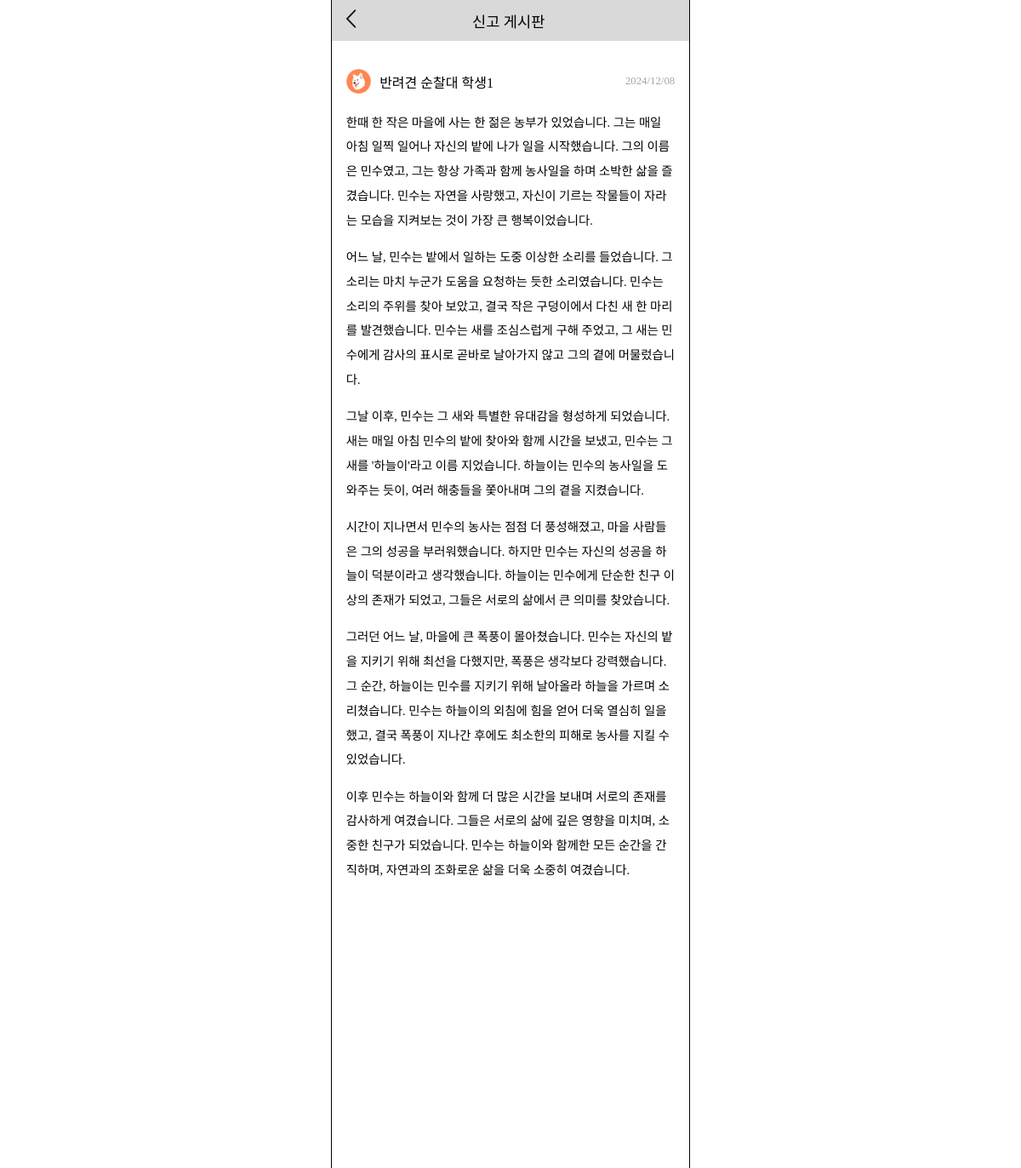
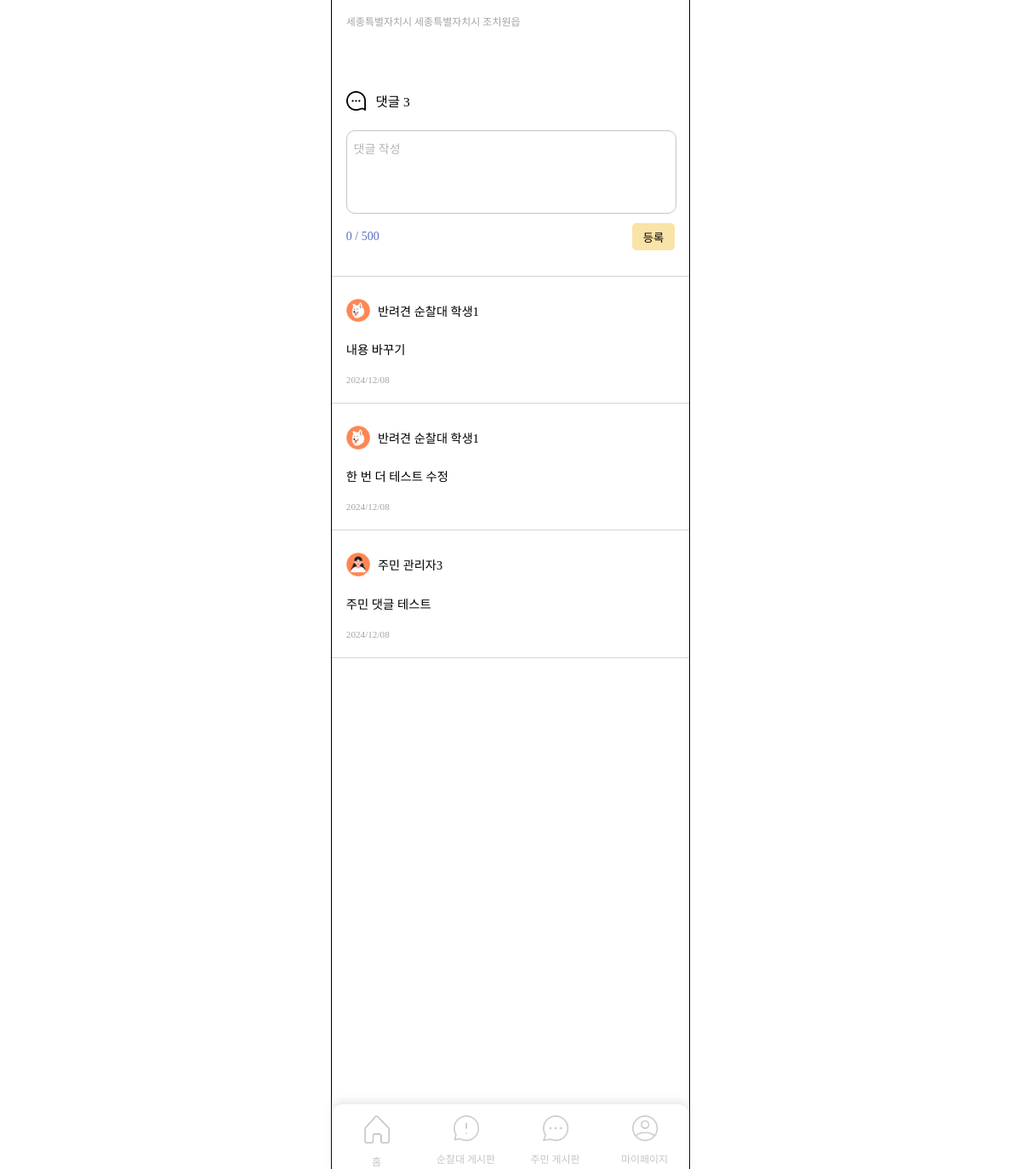
Screenshot of /boards/petrol-board-detail/21/ with the database file from the repository (2 pictures, top to bottom).
### boards/models.py (models this page shows)
class Board(models.Model):
    user = models.ForeignKey(settings.AUTH_USER_MODEL, on_delete=models.CASCADE)
    region_sido = models.CharField(null=False, max_length=30, blank=False)
    region_sigungu = models.CharField(null=False, max_length=30, blank=False)
    region_dong = models.CharField(null=False, max_length=30, blank=False)
    created_at = models.DateTimeField(auto_now_add=True)
    image_path = models.ImageField(upload_to='boards/', null=True, blank=True)
    content = models.TextField(null=False, blank=False)
    board_type = models.ForeignKey(BoardType, on_delete=models.CASCADE, null=False, blank=False)

class Comment(models.Model):
    board = models.ForeignKey(Board, on_delete=models.CASCADE)
    user = models.ForeignKey(settings.AUTH_USER_MODEL, on_delete=models.CASCADE)
    content = models.TextField(null=False, blank=False)
    created_at = models.DateTimeField(auto_now_add=True)

### accounts/models.py (models this page shows, shortened)
class Member(AbstractBaseUser):
    user_id = models.CharField(primary_key=True, max_length=15, null=False, blank=False, unique=True)
    email = models.EmailField(max_length=100, null=False, blank=False, unique=True)
    nickname = models.CharField(null=False, max_length=8, blank=False)
    region_sido = models.CharField(null=False, max_length=30, blank=False)
    region_sigungu = models.CharField(null=False, max_length=30, blank=False)
    region_dong = models.CharField(null=False, max_length=30, blank=False)
    member_type = models.ForeignKey(MemberType, on_delete=models.CASCADE, null=False, blank=False)
    is_active = models.BooleanField(default=True)
    is_admin = models.BooleanField(default=False)
    objects = UserManager()
    USERNAME_FIELD = 'user_id'
    REQUIRED_FIELDS = ['email', 'nickname', 'region_sido', 'region_sigungu', 'region_dong', 'member_type']

class MemberType(models.Model):
    type_name = models.CharField(max_length=10)
    def __str__(self):
        return self.type_name

### boards/views.py (the view)
# urls.py: path('petrol-board-detail/<int:id>/', views.petrol_board_detail, name='petrol_board_detail'),
def petrol_board_detail(request, id):
    board = Board.objects.get(id=id)
    if request.method == 'POST':
        form = CommentForm(request.POST)
        if form.is_valid():
            comment = form.save(commit=False)
            comment.board = board
            comment.user = request.user
            comment.save()
            return redirect('boards:petrol_board_detail', id=id)
    else:
        form = CommentForm()
    location = BoardLocation.objects.get(board=board)
    comments = Comment.objects.filter(board=board)
    context = {
        'board': board,
        'location': location,
        'comments': comments,
        'comment_count': comments.count(),
    }
    return render(request, 'boards/petrol_board_detail.html', context)

### templates/boards/petrol_board_detail.html (shortened to what this page needs)
<!DOCTYPE html>
{% load static %}
<html lang="ko">
<head>
    <link rel="stylesheet" href="{% static 'css/petrol_board_detail.css' %}">
    <link rel="stylesheet" href="{% static 'css/menubar.css' %}">
    <link rel="stylesheet" as="style" crossorigin href="https://cdn.jsdelivr.net/gh/ungveloper/web-fonts/SCoreDream/font-face.css" />
    <link rel="stylesheet" as="style" crossorigin href="https://cdn.jsdelivr.net/gh/ungveloper/web-fonts/SCoreDream/font-family.css" />
</head>
<body>
    <div class="container-content">
        <div class="contents">
            <div class="content">
                <div class="top-block">
                    <div class="arrow-img">
                        <img src="{% static 'image/back.png' %}" alt="" onclick="window.history.back();">
                    </div>
                    <div class="title">신고 게시판</div>
                </div>
                <div class="post-block">
                    <div class="post-header">
                        <div class="user-profile">
                            <div class="user-img"><img src="{% static 'image/petrol_profile.png' %}" alt=""></div>
                            <div>{{ board.user.member_type }} <span class="text-strong">{{ board.user.nickname }}</span></div>
                        </div>
                        <div class="post-date">{{ board.created_at|date:"Y/m/d"  }}</div>
                    </div>
                    <div class="post-content">
                        {{ board.content|linebreaks }}
                    </div>
                    <div id="map"></div>
                    <div class="user-region">{{ board.region_sido }} {{ board.region_sigungu }} {{ board.region_dong }}</div>
                    <div class="comment-title-header">
                        <div class="comment-img">
                            <img src="{% static 'image/speech-bubble.png' %}" alt="">
                        </div>
                        <div class="comment-num">댓글 {{ comment_count }}</div>
                    </div>
                    <form action="{% url 'boards:petrol_board_detail' board.id%}" method="post" id="comment-form">
                        <textarea name="content" id="comment-area" placeholder="댓글 작성" maxlength="500" spellcheck="false"></textarea>
                        <div class="comment-form-footer">
                            <div id="text-count">0 / 500</div>
                            <div class="submit-btn">
                                <button type="submit">등록</button>
                            </div>
                        </div>
                    </form>
                </div>
                <div class="line"></div>
                {% for comment in comments %}
                    <div class="comment-block">
                        <div class="comment-block-header">
                            <div class="comment-infos">
                                <div class="comment-user-profile">
                                    {% if comment.user.member_type.type_name == '반려견 순찰대' %}
                                        <img src="{% static 'image/petrol_profile.png' %}" alt="">
                                    {% else %}
                                         <img src="{% static 'image/people_profile.png' %}" alt="">
                                    {% endif %}
                                </div>
                                <div class="comment-user-name">{{ comment.user.member_type}} <span class="text-strong">{{ comment.user.nickname }}</span></div>
                            </div>
                        </div>
                        <div class="comment-content">
                            {{ comment.content|linebreaks }}
                        </div>
                        <div class="comment-date">{{ comment.created_at|date:"Y/m/d" }}</div>
                    </div>
                {% endfor %}
            </div>
            {% include 'menubar.html' %}
        </div>
    </div>
</body>
</html>

### static/css/petrol_board_detail.css (style rules this page uses)
body { padding: 0; margin: 0; height: 100%; }
.container-content { font-family: 'SCoreDream'; font-weight: 400; outline: 1px solid black; width: 420px; height: 100%; margin: 0 auto; display: flex; flex-direction: column; padding-bottom: 600px; z-index: 0; position: relative; }
.contents { width: 100%; display: flex; flex-direction: column; height: 100%; }
.top-block { height: 3rem; background-color: #D9D9D9; display: flex; flex-direction: row; justify-content: left; align-items: center; flex-shrink: 0; margin-bottom: 3%; }
.top-block img { width: 1.7rem; margin-left: 1rem; cursor: pointer; }
.title { font-weight: 500; font-size: 1.1rem; margin-left: 29%; }
.content { height: 100%; }
.post-block { padding: 4%; margin-bottom: 3%; }
.post-header { display: flex; flex-direction: row; justify-content: space-between; align-items: center; margin-bottom: 4%; }
.user-profile { display: flex; flex-direction: row; align-items: center; }
.user-img { width: 9%; margin: 1% 3% 0 0; }
.user-profile img { width: 100%; }
.post-date { font-size: 0.8rem; color: #A5A5A5; }
.text-strong { font-weight: 500; }
.post-content { word-break: break-all; line-height: 1.8rem; margin-bottom: 4%; font-size: 0.9rem; }
#map { width: 100%; height: 20rem; margin-bottom: 4%; z-index: 0; }
.user-region { color: #A5A5A5; font-size: 0.75rem; margin-bottom: 18%; }
.comment-title-header { display: flex; flex-direction: row; align-items: center; margin-bottom: 5%; }
.comment-img { width: 6%; margin-right: 3%; }
.comment-img > img { width: 100%; margin-top: 15%; }
.comment-num { font-size: 0.97rem; }
#comment-area { font-family: 'SCoreDream'; width: 96%; height: 5rem; border-radius: 10px; resize: none; word-break: break-all; line-height: 1.7rem; font-size: 14px; overflow-y: hidden; padding: 2%; border: 1px solid #c5c5c5; margin-bottom: 2%; }
#comment-area::placeholder { color: #b5b5b5; }
.comment-form-footer { display: flex; flex-direction: row; justify-content: space-between; align-items: center; height: 2rem; }
.submit-btn { height: 100%; width: 13%; }
.submit-btn > button { font-family: 'SCoreDream'; border: none; background-color: #F9E3A7; border-radius: 5px; width: 100%; height: 100%; cursor: pointer; }
#text-count { font-size: 14px; color: #5D6DBE; }
.line { border-bottom: 1px solid #d5d5d5; }
.comment-block { border-bottom: 1px solid #D5D5D5; padding: 5% 4%; }
.comment-block-header { display: flex; flex-direction: row; justify-content: space-between; align-items: center; margin-bottom: 3%; }
.comment-infos { display: flex; flex-direction: row; align-items: center; width: 80%; }
.comment-user-profile { width: 9%; margin-right: 3%; }
.comment-user-profile > img { width: 100%; margin-top: 18%; }
.comment-user-name { font-size: 0.89rem; }
.comment-content { word-break: break-all; line-height: 1.8rem; margin-bottom: 3%; font-size: 0.9rem; }
.comment-date { color: #A5A5A5; font-size: 0.7rem; }

### rows the page displays
Board: user.member_type "반려견 순찰대", user.nickname "학생1", created_at "2024/12/08", content "한때 한 작은 마을에 사는 한 젊은 농부가 있었습니다. 그는 매일 아침 일찍 일어나 자신의 밭에 나가 일을 시작했습니다. 그의 이름은 민수였고, 그는 항상 가족과 함께 농사일을 하며 소박한 삶을 즐겼습니다. 민수는 자연을 사랑했고, 자신이 기르는 작물들이 자라는 모습을 지켜보는 것이 가장 큰 행복이었습니다. 어느 날, 민수는 밭에서 일하는 도중 이상한 소리를 들었습니다. 그 소리는 마치 누군가 도움을 요청하는 듯한 소리였습니다. 민수는 소리의 주위를 찾아 보았고, 결국 작은 구덩이에서 다친 새 한 마리를 발견했습니다. 민수는 새를 조심스럽게 구해 주었고, 그 새는 민수에게 감사의 표시로 곧바로 날아가지 않고 그의 곁에 머물렀습니다. 그날 이후, 민수는 그 새와 특별한 유대감을 형성하게 되었습니다. 새는 매일 아침 민수의 밭에 찾아와 함께 시간을 보냈고, 민수는 그 새를 '하늘이'라고 이름 지었습니다. 하늘이는 민수의 농사일을 도와주는 듯이, 여러 해충들을 쫓아내며 그의 곁을 지켰습니다. 시간이 지나면서 민수의 농사는 점점 더 풍성해졌고, 마을 사람들은 그의 성공을 부러워했습니다. 하지만 민수는 자신의 성공을 하늘이 덕분이라고 생각했습니다. 하늘이는 민수에게 단순한 친구 이상의 존재가 되었고, 그들은 서로의 삶에서 큰 의미를 찾았습니다. 그러던 어느 날, 마을에 큰 폭풍이 몰아쳤습니다. 민수는 자신의 밭을 지키기 위해 최선을…", region_sido "세종특별자치시", region_sigungu "세종특별자치시", region_dong "조치원읍"
Comment: user.member_type "반려견 순찰대", user.nickname "학생1", content "내용 바꾸기", created_at "2024/12/08"
Comment: user.member_type "반려견 순찰대", user.nickname "학생1", content "한 번 더 테스트 수정", created_at "2024/12/08"
Comment: user.member_type "주민", user.nickname "관리자3", content "주민 댓글 테스트", created_at "2024/12/08"

### other values shown
{{ comment_count }} "3"
